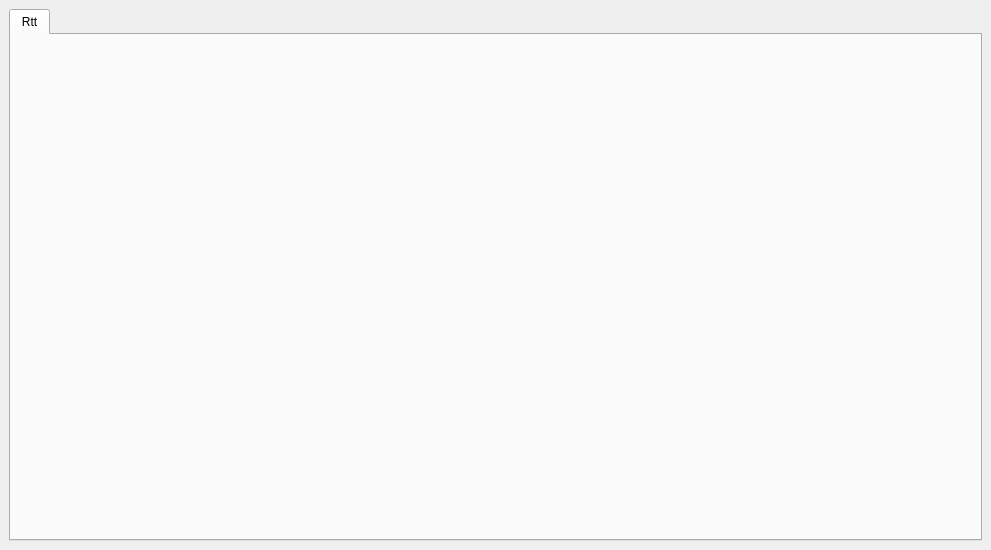
<?xml version="1.0" encoding="UTF-8"?>
<ui version="4.0">
 <class>Dialog_graphWindow</class>
 <widget class="QDialog" name="Dialog_graphWindow">
  <property name="geometry">
   <rect>
    <x>0</x>
    <y>0</y>
    <width>991</width>
    <height>550</height>
   </rect>
  </property>
  <property name="windowTitle">
   <string>Dialog</string>
  </property>
  <layout class="QHBoxLayout" name="horizontalLayout">
   <property name="spacing">
    <number>0</number>
   </property>
   <property name="leftMargin">
    <number>0</number>
   </property>
   <property name="topMargin">
    <number>0</number>
   </property>
   <property name="rightMargin">
    <number>0</number>
   </property>
   <property name="bottomMargin">
    <number>0</number>
   </property>
   <item>
    <widget class="QWidget" name="widget_2" native="true">
     <layout class="QHBoxLayout" name="horizontalLayout_2">
      <item>
       <widget class="QTabWidget" name="tabWidget">
        <property name="currentIndex">
         <number>0</number>
        </property>
        <widget class="QWidget" name="tab">
         <attribute name="title">
          <string>Rtt</string>
         </attribute>
        </widget>
       </widget>
      </item>
     </layout>
    </widget>
   </item>
  </layout>
 </widget>
 <resources/>
 <connections/>
</ui>
